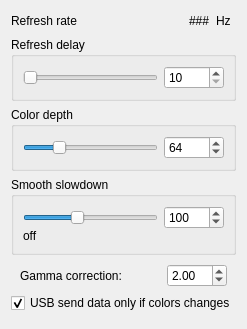
      <widget class="QWidget" name="tabHardwareOptions">
       <attribute name="title">
        <string>Device</string>
       </attribute>
       <layout class="QVBoxLayout" name="verticalLayout_3">
        <item>
         <layout class="QHBoxLayout" name="horizontalLayout_2">
          <item>
           <widget class="QLabel" name="label_2">
            <property name="text">
             <string>Refresh rate</string>
            </property>
           </widget>
          </item>
          <item>
           <spacer name="horizontalSpacer_4">
            <property name="orientation">
             <enum>Qt::Horizontal</enum>
            </property>
            <property name="sizeHint" stdset="0">
             <size>
              <width>40</width>
              <height>20</height>
             </size>
            </property>
           </spacer>
          </item>
          <item>
           <widget class="QLabel" name="label_PWM_Freq">
            <property name="text">
             <string notr="true">###</string>
            </property>
            <property name="textInteractionFlags">
             <set>Qt::LinksAccessibleByMouse|Qt::TextSelectableByMouse</set>
            </property>
           </widget>
          </item>
          <item>
           <widget class="QLabel" name="label_4">
            <property name="text">
             <string>Hz</string>
            </property>
           </widget>
          </item>
          <item>
           <spacer name="horizontalSpacer_6">
            <property name="orientation">
             <enum>Qt::Horizontal</enum>
            </property>
            <property name="sizeType">
             <enum>QSizePolicy::Fixed</enum>
            </property>
            <property name="sizeHint" stdset="0">
             <size>
              <width>5</width>
              <height>20</height>
             </size>
            </property>
           </spacer>
          </item>
         </layout>
        </item>
        <item>
         <widget class="QGroupBox" name="groupBox_pwmTimerDelay">
          <property name="title">
           <string>Refresh delay</string>
          </property>
          <layout class="QHBoxLayout" name="horizontalLayout_6">
           <item>
            <widget class="QSlider" name="horizontalSlider_HW_OCR">
             <property name="minimum">
              <number>10</number>
             </property>
             <property name="maximum">
              <number>1023</number>
             </property>
             <property name="pageStep">
              <number>1</number>
             </property>
             <property name="value">
              <number>10</number>
             </property>
             <property name="orientation">
              <enum>Qt::Horizontal</enum>
             </property>
            </widget>
           </item>
           <item>
            <widget class="QSpinBox" name="spinBox_HW_OCR">
             <property name="minimumSize">
              <size>
               <width>60</width>
               <height>0</height>
              </size>
             </property>
             <property name="maximumSize">
              <size>
               <width>60</width>
               <height>16777215</height>
              </size>
             </property>
             <property name="minimum">
              <number>10</number>
             </property>
             <property name="maximum">
              <number>1023</number>
             </property>
             <property name="value">
              <number>10</number>
             </property>
            </widget>
           </item>
          </layout>
         </widget>
        </item>
        <item>
         <widget class="QGroupBox" name="groupBox_pwmColorDepth">
          <property name="title">
           <string>Color depth</string>
          </property>
          <layout class="QHBoxLayout" name="horizontalLayout_5">
           <item>
            <widget class="QSlider" name="horizontalSlider_HW_ColorDepth">
             <property name="minimum">
              <number>2</number>
             </property>
             <property name="maximum">
              <number>255</number>
             </property>
             <property name="pageStep">
              <number>3</number>
             </property>
             <property name="value">
              <number>64</number>
             </property>
             <property name="orientation">
              <enum>Qt::Horizontal</enum>
             </property>
            </widget>
           </item>
           <item>
            <widget class="QSpinBox" name="spinBox_HW_ColorDepth">
             <property name="minimumSize">
              <size>
               <width>60</width>
               <height>0</height>
              </size>
             </property>
             <property name="maximumSize">
              <size>
               <width>60</width>
               <height>16777215</height>
              </size>
             </property>
             <property name="minimum">
              <number>2</number>
             </property>
             <property name="maximum">
              <number>255</number>
             </property>
             <property name="singleStep">
              <number>1</number>
             </property>
             <property name="value">
              <number>64</number>
             </property>
            </widget>
           </item>
          </layout>
         </widget>
        </item>
        <item>
         <widget class="QGroupBox" name="groupBox_smoothSteps">
          <property name="title">
           <string>Smooth slowdown</string>
          </property>
          <layout class="QGridLayout" name="gridLayout_2" rowstretch="0,0,0" columnstretch="0,0,0">
           <property name="verticalSpacing">
            <number>0</number>
           </property>
           <property name="topMargin">
            <number>9</number>
           </property>
           <property name="bottomMargin">
            <number>9</number>
           </property>
           <item row="0" column="0" rowspan="2">
            <widget class="QSlider" name="horizontalSlider_HW_SmoothSlowdown">
             <property name="minimum">
              <number>0</number>
             </property>
             <property name="maximum">
              <number>255</number>
             </property>
             <property name="pageStep">
              <number>1</number>
             </property>
             <property name="value">
              <number>100</number>
             </property>
             <property name="orientation">
              <enum>Qt::Horizontal</enum>
             </property>
            </widget>
           </item>
           <item row="0" column="2" rowspan="2">
            <widget class="QSpinBox" name="spinBox_HW_SmoothSlowdown">
             <property name="minimumSize">
              <size>
               <width>60</width>
               <height>0</height>
              </size>
             </property>
             <property name="maximumSize">
              <size>
               <width>60</width>
               <height>16777215</height>
              </size>
             </property>
             <property name="minimum">
              <number>0</number>
             </property>
             <property name="maximum">
              <number>255</number>
             </property>
             <property name="value">
              <number>100</number>
             </property>
            </widget>
           </item>
           <item row="2" column="0">
            <widget class="QLabel" name="label_3">
             <property name="styleSheet">
              <string notr="true"/>
             </property>
             <property name="text">
              <string>off</string>
             </property>
            </widget>
           </item>
          </layout>
         </widget>
        </item>
        <item>
         <layout class="QHBoxLayout" name="horizontalLayout_gammaCorection">
          <property name="leftMargin">
           <number>9</number>
          </property>
          <property name="topMargin">
           <number>3</number>
          </property>
          <property name="rightMargin">
           <number>9</number>
          </property>
          <item>
           <widget class="QLabel" name="label_GammaCorrection">
            <property name="sizePolicy">
             <sizepolicy hsizetype="Expanding" vsizetype="Preferred">
              <horstretch>0</horstretch>
              <verstretch>0</verstretch>
             </sizepolicy>
            </property>
            <property name="text">
             <string>Gamma correction:</string>
            </property>
           </widget>
          </item>
          <item>
           <widget class="QDoubleSpinBox" name="doubleSpinBox_HW_GammaCorrection">
            <property name="minimumSize">
             <size>
              <width>60</width>
              <height>0</height>
             </size>
            </property>
            <property name="maximumSize">
             <size>
              <width>60</width>
              <height>16777215</height>
             </size>
            </property>
            <property name="minimum">
             <double>0.010000000000000</double>
            </property>
            <property name="maximum">
             <double>10.000000000000000</double>
            </property>
            <property name="singleStep">
             <double>0.050000000000000</double>
            </property>
            <property name="value">
             <double>2.000000000000000</double>
            </property>
           </widget>
          </item>
         </layout>
        </item>
        <item>
         <widget class="QCheckBox" name="checkBox_USB_SendDataOnlyIfColorsChanges">
          <property name="text">
           <string>USB send data only if colors changes</string>
          </property>
          <property name="checked">
           <bool>true</bool>
          </property>
         </widget>
        </item>
        <item>
         <spacer name="verticalSpacer_2">
          <property name="orientation">
           <enum>Qt::Vertical</enum>
          </property>
          <property name="sizeHint" stdset="0">
           <size>
            <width>20</width>
            <height>5</height>
           </size>
          </property>
         </spacer>
        </item>
       </layout>
      </widget>
